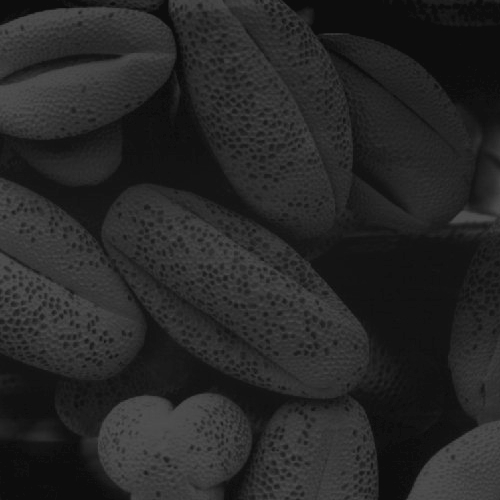
#> input picture pratica_2_1_1.png, 500 x 500 px; its folder holds 6 pictures in this run
$ python problema4.py
#> lines starting #> are read from the running program, lines starting #| are printed output that depends on the picture

import cv2
import numpy as np
import matplotlib.pyplot as plt

def show_image_and_histogram(original, equalized, title_prefix):
    fig, axs = plt.subplots(2, 2, figsize=(10, 6))

    axs[0, 0].imshow(original, cmap='gray')
    axs[0, 0].set_title(f'{title_prefix} Original')
    axs[0, 0].axis('off')

    axs[0, 1].imshow(equalized, cmap='gray')
    axs[0, 1].set_title(f'{title_prefix} Equalizada')
    axs[0, 1].axis('off')

    axs[1, 0].hist(original.ravel(), bins=256, range=[0, 256], color='gray')
    axs[1, 0].set_title('Histograma Original')

    axs[1, 1].hist(equalized.ravel(), bins=256, range=[0, 256], color='gray')
    axs[1, 1].set_title('Histograma Equalizado')

    plt.tight_layout()
    plt.savefig(f'{title_prefix}.png')
    plt.close()

def apply_clahe(image, tile_grid_size):
    clahe = cv2.createCLAHE(clipLimit=2.0, tileGridSize=tile_grid_size)
    return clahe.apply(image)

def process_image(path, name):
#> called with path = 'pratica_2_1_1.png', name = 'imagem1'
    img = cv2.imread(path, cv2.IMREAD_GRAYSCALE)
#> img is the input picture: shape (500, 500); min 12, max 83, mean 38.7

    # Parte (a): Equalização global
    eq_global = cv2.equalizeHist(img)
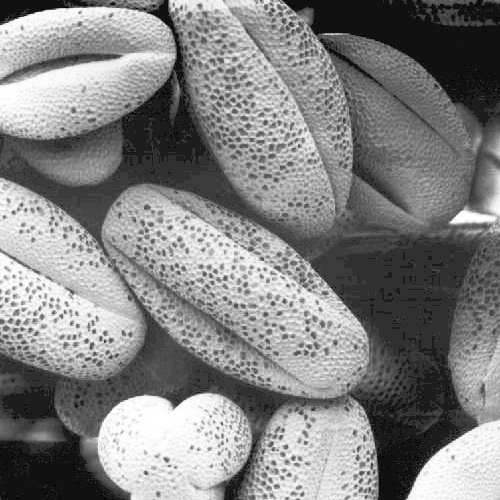
#> eq_global: shape (500, 500); min 0, max 255, mean 130.5
    show_image_and_histogram(img, eq_global, f"{name}_global")

    # Parte (b): Equalização local
    eq_clahe_5x5 = apply_clahe(img, (5, 5))
#> in apply_clahe, `return clahe.apply(image)`:
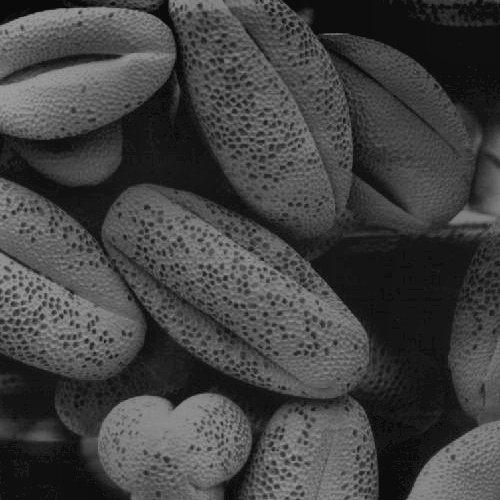
#> returned value: shape (500, 500); min 8, max 157, mean 66.3
    show_image_and_histogram(img, eq_clahe_5x5, f"{name}_clahe_5x5")

    eq_clahe_7x7 = apply_clahe(img, (7, 7))
    show_image_and_histogram(img, eq_clahe_7x7, f"{name}_clahe_7x7")

# Processar ambas as imagens
process_image("pratica_2_1_1.png", "imagem1")
process_image("pratica_2_1_2.png", "imagem2")
#> call 2 of process_image, with path = 'pratica_2_1_2.png', name = 'imagem2'
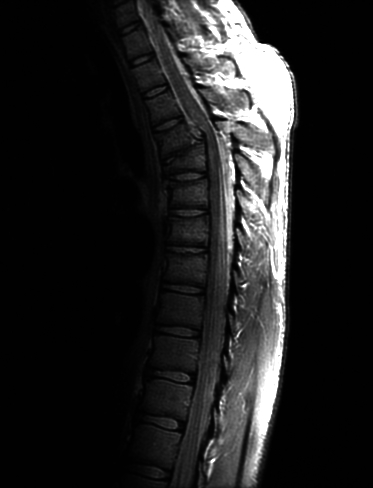
#> input picture pratica_2_1_2.png, 373 x 488 px
#> in process_image, img is the input picture: shape (488, 373); min 0, max 255, mean 32.6
#> in process_image (call 2), `eq_global = cv2.equalizeHist(img)`:
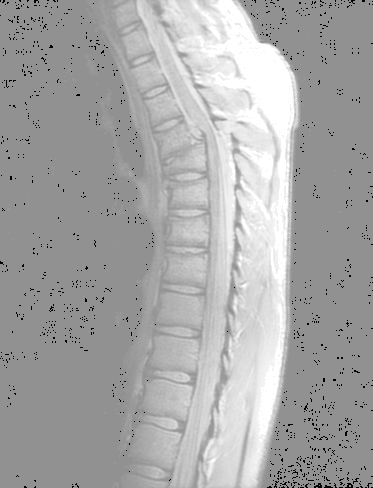
#> eq_global: shape (488, 373); min 0, max 255, mean 167.2
#> call 4 of show_image_and_histogram, with title_prefix = 'imagem2_global'
#> in show_image_and_histogram (call 4), `plt.savefig(f'{title_prefix}.png')`:
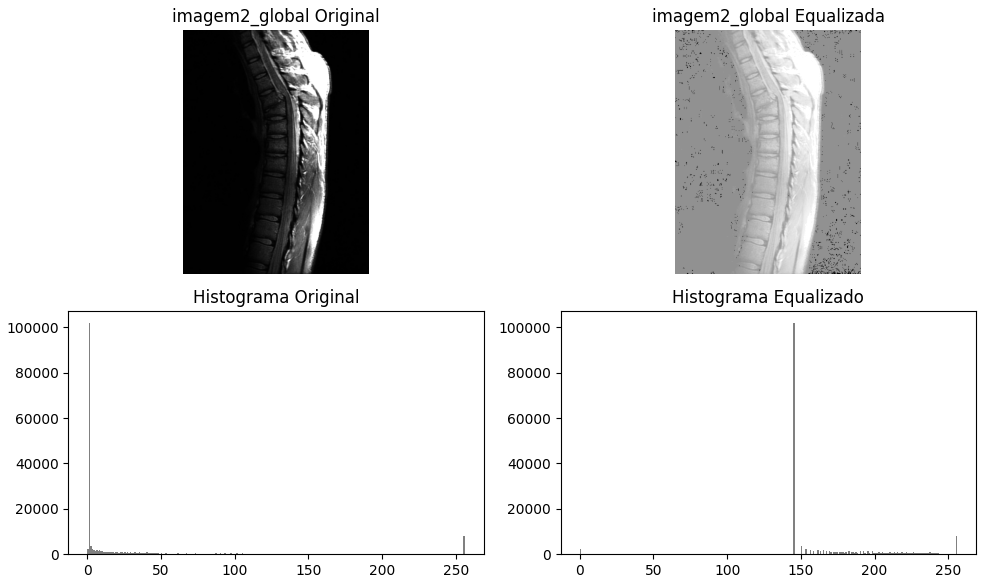
#> figure drawn by matplotlib, 4 panels; panel 3: tallest bar 102029 high, from x = 1 to 2; panel 4: tallest bar 102029 high, from x = 145 to 146
#> call 3 of apply_clahe, with tile_grid_size = (5, 5)
#> in apply_clahe (call 3), `return clahe.apply(image)`:
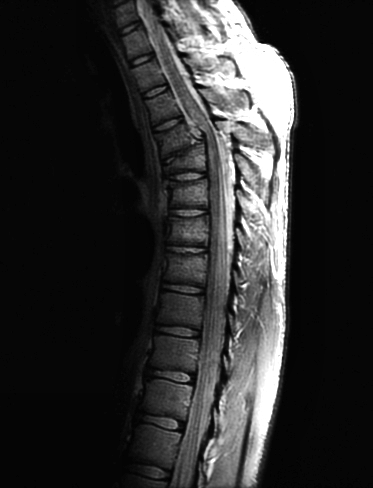
#> returned value: shape (488, 373); min 1, max 255, mean 45.7
#> in show_image_and_histogram (call 5), `plt.savefig(f'{title_prefix}.png')`:
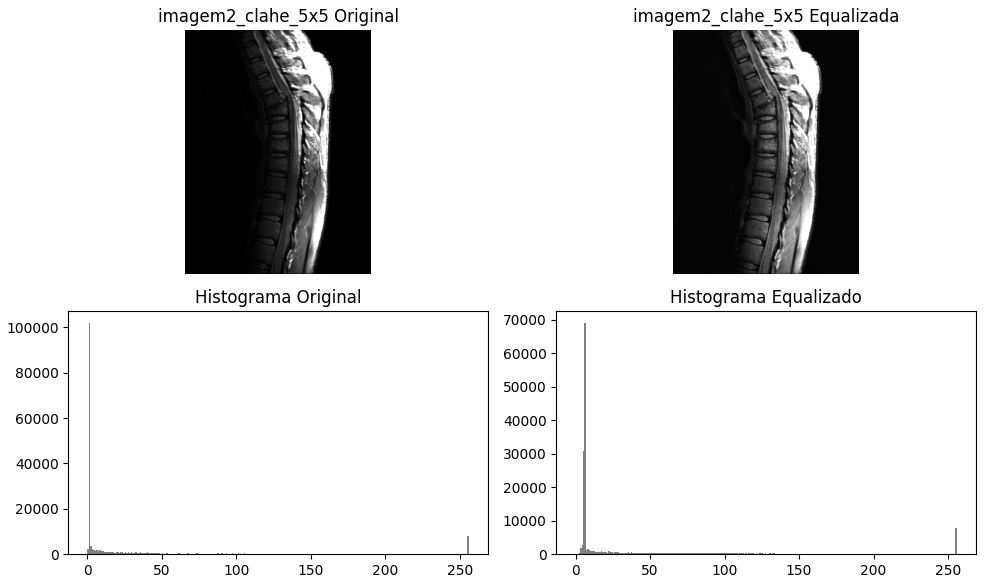
#> figure drawn by matplotlib, 4 panels; panel 3: tallest bar 102029 high, from x = 1 to 2; panel 4: tallest bar 69100 high, from x = 6 to 7
